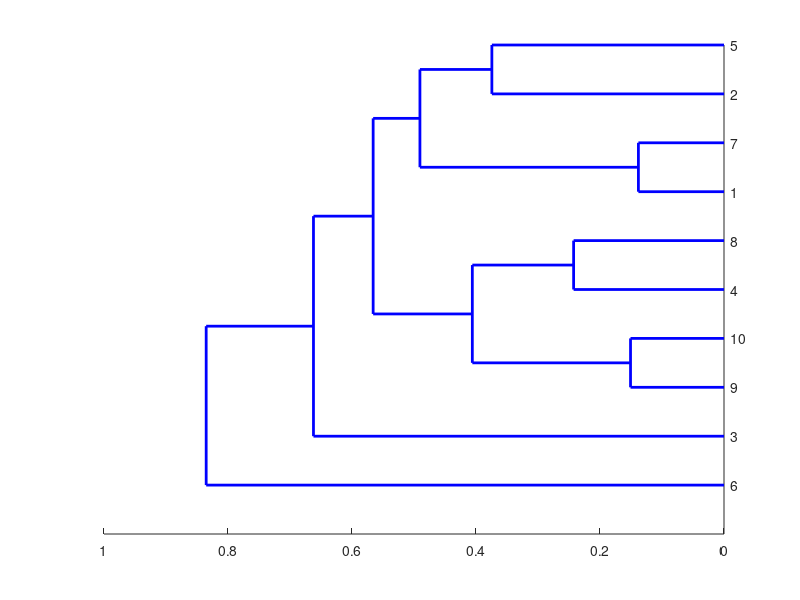

MATLAB code for this plot:
function temp_try
rng('default') % For reproducibility
X = rand(10,3);

tree = linkage(X,'average');
figure(10000);clf;
H = dendrogram(tree,'Orientation','left','ColorThreshold','default');
set(H,'LineWidth',2)